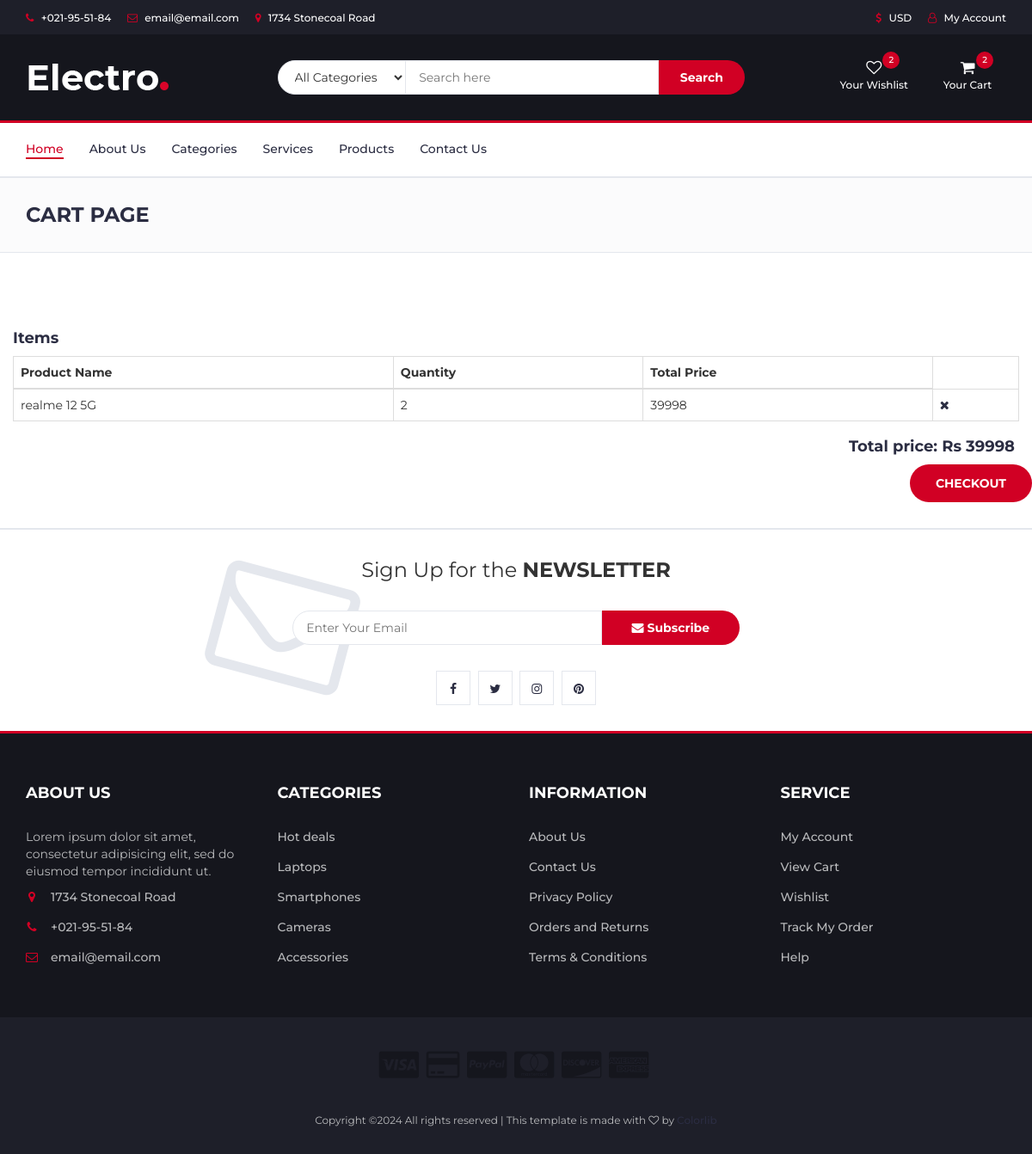
Page /Frontend/cart_page/ (signed in) on the committed database.
### Frontend/models.py (models this page shows)
class CartDB(models.Model):
    Username = models.CharField(max_length=100, null=True, blank=True)
    Pro_Name = models.CharField(max_length=100, null=True, blank=True)
    Quantity = models.IntegerField(null=True, blank=True)
    Price = models.IntegerField(null=True, blank=True)
    Total_Price = models.IntegerField(null=True, blank=True)

### Frontend/views.py (the view)
# urls.py: path('cart_page/', views.cart_page, name="cart_page"),
def cart_page(request):
    data=CartDB.objects.filter(Username=request.session['name'])
    x=0
    total=0
    for d in data:
        x=x+d.Quantity
        total=total+d.Total_Price
    return render(request,"cartpage.html",{'data':data , 'total':total , 'x':x})

### Frontend/templates/cartpage.html (shortened to what this page needs)
<!DOCTYPE html>
{% load static %}
<html lang="en">
	<head>
 		<link type="text/css" rel="stylesheet" href="{% static 'web/css/bootstrap.min.css' %}"/>
 		<link type="text/css" rel="stylesheet" href="{% static 'web/css/slick.css' %}"/>
 		<link type="text/css" rel="stylesheet" href="{% static 'web/css/slick-theme.css' %}"/>
 		<link type="text/css" rel="stylesheet" href="{% static 'web/css/nouislider.min.css' %}"/>
 		<link rel="stylesheet" href="{% static 'web/css/font-awesome.min.css' %}">
 		<link type="text/css" rel="stylesheet" href="{% static 'web/css/style.css' %}"/>
    </head>
	<body>
		<header>
			<div id="top-header">
				<div class="container">
					<ul class="header-links pull-left">
						<li><a href="#"><i class="fa fa-phone"></i> +021-95-51-84</a></li>
						<li><a href="#"><i class="fa fa-envelope-o"></i> email@email.com</a></li>
						<li><a href="#"><i class="fa fa-map-marker"></i> 1734 Stonecoal Road</a></li>
					</ul>
					<ul class="header-links pull-right">
						<li><a href="#"><i class="fa fa-dollar"></i> USD</a></li>
						<li><a href="#"><i class="fa fa-user-o"></i> My Account</a></li>
					</ul>
				</div>
			</div>
			<div id="header">
				<div class="container">
					<div class="row">
						<div class="col-md-3">
							<div class="header-logo">
								<a href="#" class="logo">
									<img src="./img/logo.png" alt="">
								</a>
							</div>
						</div>
						<div class="col-md-6">
							<div class="header-search">
								<form>
									<select class="input-select">
										<option value="0">All Categories</option>
									</select>
									<input class="input" placeholder="Search here">
									<button class="search-btn">Search</button>
								</form>
							</div>
						</div>
						<div class="col-md-3 clearfix">
							<div class="header-ctn">
								<div>
									<a href="#">
										<i class="fa fa-heart-o"></i>
										<span>Your Wishlist</span>
										<div class="qty">2</div>
									</a>
								</div>
								<div class="dropdown">
									<a class="dropdown-toggle" data-toggle="dropdown" aria-expanded="true">
										<i class="fa fa-shopping-cart"></i>
										<span>Your Cart</span>
										<div class="qty">{{x}}</div>
									</a>
								</div>
							</div>
						</div>
					</div>
				</div>
			</div>
		</header>
		<nav id="navigation">
			<div class="container">
				<div id="responsive-nav">
				<ul class="main-nav nav navbar-nav">
						<li class="active"><a href="{% url 'Homepage' %}">Home</a></li>
						<li><a href="{% url 'aboutus' %}">About Us</a></li>
						<li><a href="#">Categories</a></li>
						<li><a href="{% url 'services' %}">Services</a></li>
						<li><a href="{% url 'all_products' %}">Products</a></li>
						<li><a href="{% url 'contact_us' %}">Contact Us</a></li>
					</ul>
				</div>
			</div>
		</nav>
		<div id="breadcrumb" class="section">
			<div class="container">
				<div class="row">
					<div class="col-md-12">
						<h3 class="breadcrumb-header">Cart  Page</h3>
					</div>
				</div>
			</div>
		</div>
		<div class="section">
		</div>
		<div class="col-lg-12 grid-margin stretch-card">
  <div class="card">
    <div class="card-body">
      <h4 class="card-title">Items</h4>
        <div class="table-responsive pt-3">
          <table class="table table-bordered">
            <thead>
              <tr>
                <th>Product Name</th>
                <th>Quantity</th>
                <th> Total Price</th>
              </tr>
            </thead>
            <tbody>
            {% for d in data %}
              <tr>
                <td>{{d.Pro_Name}}</td>
                <td>{{d.Quantity}}</td>
                <td>{{d.Total_Price}}</td>
				  <td>
					  <a href="{% url 'delete_cartpage' cartid=d.id %}">
						  <i class="fa fa-close"></i></a>
				  </td>
              </tr>
            {% endfor %}
            </tbody>
          </table>
        </div>
    </div>
  </div>
</div>
		<div class="form-group" style="text-align:right">
			<h4 style="padding-right:20px;">Total price: Rs {{total}} </h4>
			<a href="{% url 'checkout_page' %}">
			<button type="submit" class="primary-btn order-submit">CHECKOUT</button></a>
			</div>
		<div id="newsletter" class="section">
			<div class="container">
				<div class="row">
					<div class="col-md-12">
						<div class="newsletter">
							<p>Sign Up for the <strong>NEWSLETTER</strong></p>
							<form>
								<input class="input" type="email" placeholder="Enter Your Email">
								<button class="newsletter-btn"><i class="fa fa-envelope"></i> Subscribe</button>
							</form>
							<ul class="newsletter-follow">
								<li>
									<a href="#"><i class="fa fa-facebook"></i></a>
								</li>
								<li>
									<a href="#"><i class="fa fa-twitter"></i></a>
								</li>
								<li>
									<a href="#"><i class="fa fa-instagram"></i></a>
								</li>
								<li>
									<a href="#"><i class="fa fa-pinterest"></i></a>
								</li>
							</ul>
						</div>
					</div>
				</div>
			</div>
		</div>
		<footer id="footer">
			<div class="section">
				<div class="container">
					<div class="row">
						<div class="col-md-3 col-xs-6">
							<div class="footer">
								<h3 class="footer-title">About Us</h3>
								<p>Lorem ipsum dolor sit amet, consectetur adipisicing elit, sed do eiusmod tempor incididunt ut.</p>
								<ul class="footer-links">
									<li><a href="#"><i class="fa fa-map-marker"></i>1734 Stonecoal Road</a></li>
									<li><a href="#"><i class="fa fa-phone"></i>+021-95-51-84</a></li>
									<li><a href="#"><i class="fa fa-envelope-o"></i>email@email.com</a></li>
								</ul>
							</div>
						</div>
						<div class="col-md-3 col-xs-6">
							<div class="footer">
								<h3 class="footer-title">Categories</h3>
								<ul class="footer-links">
									<li><a href="#">Hot deals</a></li>
									<li><a href="#">Laptops</a></li>
									<li><a href="#">Smartphones</a></li>
									<li><a href="#">Cameras</a></li>
									<li><a href="#">Accessories</a></li>
								</ul>
							</div>
						</div>
						<div class="col-md-3 col-xs-6">
							<div class="footer">
								<h3 class="footer-title">Information</h3>
								<ul class="footer-links">
									<li><a href="#">About Us</a></li>
									<li><a href="#">Contact Us</a></li>
									<li><a href="#">Privacy Policy</a></li>
									<li><a href="#">Orders and Returns</a></li>
									<li><a href="#">Terms & Conditions</a></li>
								</ul>
							</div>
						</div>
						<div class="col-md-3 col-xs-6">
							<div class="footer">
								<h3 class="footer-title">Service</h3>
								<ul class="footer-links">
									<li><a href="#">My Account</a></li>
									<li><a href="#">View Cart</a></li>
									<li><a href="#">Wishlist</a></li>
									<li><a href="#">Track My Order</a></li>
									<li><a href="#">Help</a></li>
								</ul>
							</div>
						</div>
					</div>
				</div>
			</div>
			<div id="bottom-footer" class="section">
				<div class="container">
					<div class="row">
						<div class="col-md-12 text-center">
							<ul class="footer-payments">
								<li><a href="#"><i class="fa fa-cc-visa"></i></a></li>
								<li><a href="#"><i class="fa fa-credit-card"></i></a></li>
								<li><a href="#"><i class="fa fa-cc-paypal"></i></a></li>
								<li><a href="#"><i class="fa fa-cc-mastercard"></i></a></li>
								<li><a href="#"><i class="fa fa-cc-discover"></i></a></li>
								<li><a href="#"><i class="fa fa-cc-amex"></i></a></li>
							</ul>
							<span class="copyright">
								Copyright &copy;<script>document.write(new Date().getFullYear());</script> All rights reserved | This template is made with <i class="fa fa-heart-o" aria-hidden="true"></i> by <a href="https://colorlib.com" target="_blank">Colorlib</a>
							</span>
						</div>
					</div>
				</div>
			</div>
		</footer>
	</body>
</html>

### rows in the picture
CartDB: Pro_Name "realme 12 5G", Quantity "2", Total_Price "39998"

### other values in the picture
{{ x }} "2"
{{ total }} "39998"
